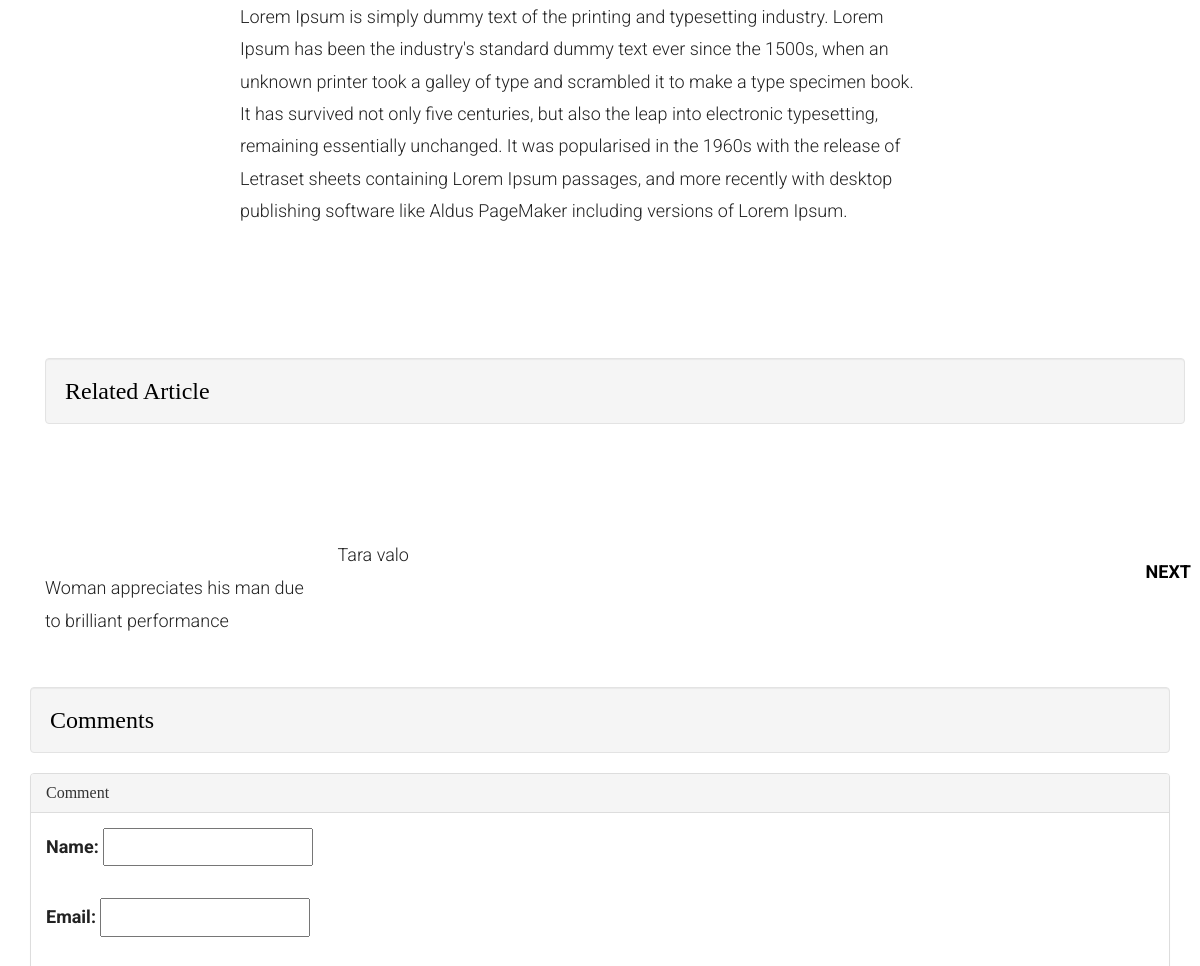
Page /article/1 (middle part) on the earlier database version.
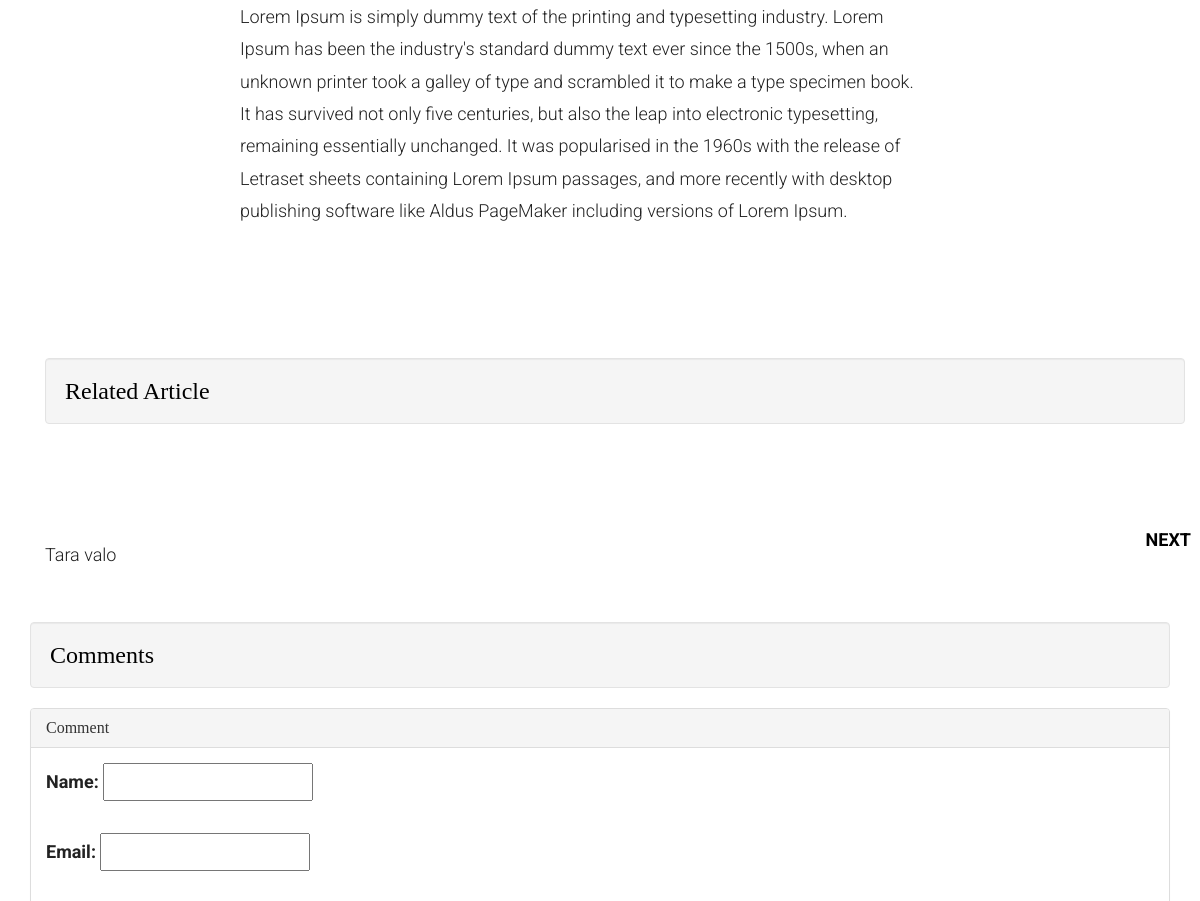
Same page on the later database version.
### blogapp/models.py (models this page shows, shortened)
class Article(models.Model):
	article_author = models.ForeignKey(Author, on_delete=models.CASCADE)
	title = models.CharField(max_length=200)
	body = models.TextField()
	image = models.FileField()
	posted_on = models.DateTimeField(auto_now=False, auto_now_add=True)
	updated_on = models.DateTimeField(auto_now=True, auto_now_add=False)
	category = models.ForeignKey(Category, on_delete=models.CASCADE)

### blogapp/views.py (the view)
# urls.py: path('article/<int:id>', views.getsingle, name='single_post'),
def getsingle(request, id):
	post = get_object_or_404(Article, pk=id)
	first = Article.objects.first()
	last = Article.objects.last()
	getComment = Comment.objects.filter(post=id)
	related = Article.objects.filter(category=post.category).exclude(id=id)[:4]
	form = CommentForm(request.POST or None)
	if form.is_valid():
		instance = form.save(commit=False)
		instance.post = post
		instance.save()
	context = {
		"post":post,
		"first":first,
		"last":last,
		"related":related,
		"form":form,
		"comment":getComment
	}
	return render(request, 'single.html', context)

### blogapp/form.py
class CommentForm(forms.ModelForm):
	class Meta:
		model = Comment
		fields = [
			'name',
			'email',
			'post_comment'
		]

### templates/single.html (shortened to what this page needs)
{% extends 'base.html' %}
{% block content %}
	{% if post.id < last.id %}
		<a href="{% url 'single_post' id=post.id|add:'1' %}" class="fh5co-post-next"><span>Next <i class="icon-chevron-right"></i></span></a>
	{% endif %}
	<div class="container-fluid">
		<div class="row fh5co-post-entry single-entry">
			<article class="col-lg-8 col-lg-offset-2 col-md-8 col-md-offset-2 col-sm-8 col-sm-offset-2 col-xs-12 col-xs-offset-0">
				<div class="col-lg-12 col-lg-offset-0 col-md-12 col-md-offset-0 col-sm-12 col-sm-offset-0 col-xs-12 col-xs-offset-0 text-left content-article">
					<div class="row">
						<div class="col-lg-12 cp-r animate-box">
							<p>{{ post.body }}</p>
						</div>
					</div>
			</article>
		</div>
		<div class="container">
		<h3 class="well">Related Article</h3>
			<div class="row">
				{% for r in related %}
					<div class="col-md-3">
						<a href="{% url 'single_post' id=r.id %}"><h2 class="fh5co-article-title animate-box">{{ r.title }}</h2></a>
						<p>{{ r.body|truncatewords:10 }}</p>
					</div>
				{% endfor %}
			</div>
		</div>
		<h3 class="well">Comments</h3>
		<div class="panel panel-default">
		  <div class="panel-heading">
		    <h3 class="panel-title">Comment</h3>
		  </div>
		  <div class="panel-body">
		    <form action="" method="POST">
		    	{{ form.as_p }}
		    </form>
		  </div>
		</div>
	</div>
	{% endblock %}

Differences in the rows shown:
removed Article: body "Woman appreciates his man due to brilliant performance"
